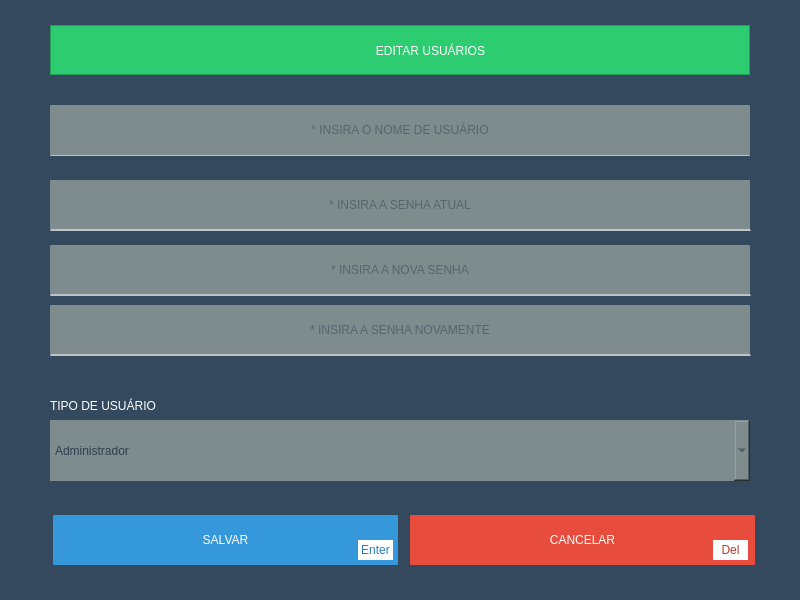
<?xml version="1.0" encoding="UTF-8"?>
<ui version="4.0">
 <class>cadastro_usuario_editar</class>
 <widget class="QDialog" name="cadastro_usuario_editar">
  <property name="geometry">
   <rect>
    <x>0</x>
    <y>0</y>
    <width>800</width>
    <height>600</height>
   </rect>
  </property>
  <property name="minimumSize">
   <size>
    <width>800</width>
    <height>600</height>
   </size>
  </property>
  <property name="maximumSize">
   <size>
    <width>800</width>
    <height>600</height>
   </size>
  </property>
  <property name="windowTitle">
   <string>Dialog</string>
  </property>
  <property name="styleSheet">
   <string notr="true">#cadastro_usuario_editar
{
	background-color: rgb(52, 73, 94);
}

.QLabel
{
	color:rgb(255, 255, 255);
	
	font: 12pt &quot;Roboto&quot;;
}



.QMessageBox
{
	background-color: rgb(52, 73, 94);
	text-color: rgb(255, 255, 255);
	font: 12pt &quot;Roboto&quot;;
}


.QPushButton
{
	
	background-color: rgb(52, 152, 219);
	border-radius:1px;
	color: rgb(255, 255, 255);
	font: 14pt &quot;Roboto&quot;;
	width: 50px;
	height: 30px;
}

.QPushButton:hover
{
	background-color: rgb(41, 128, 185);
}

.QLineEdit{
	border-radius: 1px;
	background-color:rgb(127, 140, 141);
	color: rgb(44, 62, 80);
	font: 14pt &quot;Roboto&quot;;
}

.QLineEdit:focus
{
	background-color:#bdc3c7;
	text-color:#2c3e50;
}

.QLineEdit:hover{
background-color:#bdc3c7;
text-color:#2c3e50;
}</string>
  </property>
  <widget class="Line" name="line_1">
   <property name="geometry">
    <rect>
     <x>50</x>
     <y>140</y>
     <width>700</width>
     <height>16</height>
    </rect>
   </property>
   <property name="styleSheet">
    <string notr="true">background-color: transparent;
border-top: none;
border-bottom: 2px solid;
border-bottom-color: rgb(189, 195, 199);</string>
   </property>
   <property name="frameShadow">
    <enum>QFrame::Plain</enum>
   </property>
   <property name="orientation">
    <enum>Qt::Horizontal</enum>
   </property>
  </widget>
  <widget class="QLineEdit" name="le_senha_2">
   <property name="geometry">
    <rect>
     <x>50</x>
     <y>305</y>
     <width>700</width>
     <height>50</height>
    </rect>
   </property>
   <property name="styleSheet">
    <string notr="true"/>
   </property>
   <property name="maxLength">
    <number>16</number>
   </property>
   <property name="echoMode">
    <enum>QLineEdit::Password</enum>
   </property>
   <property name="alignment">
    <set>Qt::AlignCenter</set>
   </property>
   <property name="placeholderText">
    <string>* INSIRA A SENHA NOVAMENTE</string>
   </property>
  </widget>
  <widget class="QLabel" name="label">
   <property name="geometry">
    <rect>
     <x>50</x>
     <y>390</y>
     <width>251</width>
     <height>31</height>
    </rect>
   </property>
   <property name="text">
    <string>TIPO DE USUÁRIO</string>
   </property>
  </widget>
  <widget class="Line" name="line_2">
   <property name="geometry">
    <rect>
     <x>50</x>
     <y>280</y>
     <width>701</width>
     <height>16</height>
    </rect>
   </property>
   <property name="styleSheet">
    <string notr="true">background-color: transparent;
border-top: none;
border-bottom: 2px solid;
border-bottom-color: rgb(189, 195, 199);</string>
   </property>
   <property name="frameShadow">
    <enum>QFrame::Plain</enum>
   </property>
   <property name="orientation">
    <enum>Qt::Horizontal</enum>
   </property>
  </widget>
  <widget class="QLineEdit" name="le_usuario">
   <property name="geometry">
    <rect>
     <x>50</x>
     <y>105</y>
     <width>700</width>
     <height>50</height>
    </rect>
   </property>
   <property name="styleSheet">
    <string notr="true"/>
   </property>
   <property name="maxLength">
    <number>30</number>
   </property>
   <property name="alignment">
    <set>Qt::AlignCenter</set>
   </property>
   <property name="placeholderText">
    <string>* INSIRA O NOME DE USUÁRIO</string>
   </property>
  </widget>
  <widget class="QPushButton" name="btn_cancelar">
   <property name="geometry">
    <rect>
     <x>410</x>
     <y>515</y>
     <width>345</width>
     <height>50</height>
    </rect>
   </property>
   <property name="cursor">
    <cursorShape>PointingHandCursor</cursorShape>
   </property>
   <property name="styleSheet">
    <string notr="true">#btn_cancelar
{
	background-color: rgb(231, 76, 60);
	border-radius:1px;
	color: rgb(255, 255, 255);
	font: 12pt &quot;Roboto&quot;;
}

#btn_cancelar:hover
{
	background-color: rgb(192, 57, 43);
	color: rgb(255, 255, 255);
	font: 12pt &quot;Roboto&quot;;

}</string>
   </property>
   <property name="text">
    <string>CANCELAR</string>
   </property>
   <property name="iconSize">
    <size>
     <width>20</width>
     <height>20</height>
    </size>
   </property>
   <property name="shortcut">
    <string>Del</string>
   </property>
  </widget>
  <widget class="QLabel" name="label_7">
   <property name="geometry">
    <rect>
     <x>60</x>
     <y>260</y>
     <width>25</width>
     <height>25</height>
    </rect>
   </property>
   <property name="styleSheet">
    <string notr="true">background:transparent;</string>
   </property>
   <property name="text">
    <string/>
   </property>
   <property name="pixmap">
    <pixmap resource="imgs.qrc">:/Imgs/UI/Icones/Store/cadeado_fechado.png</pixmap>
   </property>
   <property name="alignment">
    <set>Qt::AlignCenter</set>
   </property>
  </widget>
  <widget class="QComboBox" name="comboBox">
   <property name="geometry">
    <rect>
     <x>50</x>
     <y>420</y>
     <width>700</width>
     <height>61</height>
    </rect>
   </property>
   <property name="styleSheet">
    <string notr="true">#comboBox
{
	background-color: rgb(127, 140, 141);
	color: rgb(44, 62, 80);
	border:none;
	font: 12pt &quot;Roboto&quot;;
	text-align: center;
}

#comboBox:focus
{	
	background-color: rgb(189, 195, 199);
	color: rgb(52, 73, 94);
}

#comboBox:hover
{	
	background-color: rgb(189, 195, 199);
	color: rgb(52, 73, 94);
}</string>
   </property>
   <property name="currentText">
    <string>Administrador</string>
   </property>
   <property name="insertPolicy">
    <enum>QComboBox::InsertAtTop</enum>
   </property>
   <property name="frame">
    <bool>false</bool>
   </property>
   <item>
    <property name="text">
     <string>Administrador</string>
    </property>
   </item>
   <item>
    <property name="text">
     <string>Usuário</string>
    </property>
   </item>
  </widget>
  <widget class="QLineEdit" name="le_senha">
   <property name="geometry">
    <rect>
     <x>50</x>
     <y>245</y>
     <width>700</width>
     <height>50</height>
    </rect>
   </property>
   <property name="styleSheet">
    <string notr="true"/>
   </property>
   <property name="maxLength">
    <number>16</number>
   </property>
   <property name="echoMode">
    <enum>QLineEdit::Password</enum>
   </property>
   <property name="alignment">
    <set>Qt::AlignCenter</set>
   </property>
   <property name="placeholderText">
    <string>* INSIRA A NOVA SENHA</string>
   </property>
  </widget>
  <widget class="Line" name="line_3">
   <property name="geometry">
    <rect>
     <x>50</x>
     <y>340</y>
     <width>701</width>
     <height>16</height>
    </rect>
   </property>
   <property name="styleSheet">
    <string notr="true">background-color: transparent;
border-top: none;
border-bottom: 2px solid;
border-bottom-color: rgb(189, 195, 199);</string>
   </property>
   <property name="frameShadow">
    <enum>QFrame::Plain</enum>
   </property>
   <property name="orientation">
    <enum>Qt::Horizontal</enum>
   </property>
  </widget>
  <widget class="QFrame" name="frame">
   <property name="geometry">
    <rect>
     <x>50</x>
     <y>25</y>
     <width>700</width>
     <height>50</height>
    </rect>
   </property>
   <property name="styleSheet">
    <string notr="true">background-color: rgb(46, 204, 113);</string>
   </property>
   <property name="frameShape">
    <enum>QFrame::StyledPanel</enum>
   </property>
   <property name="frameShadow">
    <enum>QFrame::Raised</enum>
   </property>
   <widget class="QLabel" name="label_2">
    <property name="geometry">
     <rect>
      <x>225</x>
      <y>15</y>
      <width>311</width>
      <height>21</height>
     </rect>
    </property>
    <property name="styleSheet">
     <string notr="true">font: 18pt &quot;Roboto&quot;;</string>
    </property>
    <property name="text">
     <string>EDITAR USUÁRIOS</string>
    </property>
    <property name="alignment">
     <set>Qt::AlignCenter</set>
    </property>
   </widget>
   <widget class="QLabel" name="label_5">
    <property name="geometry">
     <rect>
      <x>200</x>
      <y>15</y>
      <width>25</width>
      <height>20</height>
     </rect>
    </property>
    <property name="styleSheet">
     <string notr="true">background-color:transparent;
background-image: url(:/Imgs/UI/Icones/clientes.png);</string>
    </property>
    <property name="text">
     <string/>
    </property>
    <property name="textFormat">
     <enum>Qt::PlainText</enum>
    </property>
    <property name="alignment">
     <set>Qt::AlignHCenter|Qt::AlignTop</set>
    </property>
   </widget>
   <widget class="QPushButton" name="btn_voltar">
    <property name="geometry">
     <rect>
      <x>10</x>
      <y>10</y>
      <width>120</width>
      <height>31</height>
     </rect>
    </property>
    <property name="cursor">
     <cursorShape>PointingHandCursor</cursorShape>
    </property>
    <property name="styleSheet">
     <string notr="true">#btn_voltar
{
	background: transparent;
	border-radius:1px;
}

#btn_voltar:hover
{
	
	background-color: rgb(39, 174, 96);
}</string>
    </property>
    <property name="text">
     <string/>
    </property>
    <property name="icon">
     <iconset resource="imgs.qrc">
      <normaloff>:/Imgs/UI/PNG/Store/voltar.png</normaloff>:/Imgs/UI/PNG/Store/voltar.png</iconset>
    </property>
    <property name="iconSize">
     <size>
      <width>100</width>
      <height>25</height>
     </size>
    </property>
   </widget>
  </widget>
  <widget class="QLabel" name="label_8">
   <property name="geometry">
    <rect>
     <x>60</x>
     <y>320</y>
     <width>25</width>
     <height>25</height>
    </rect>
   </property>
   <property name="styleSheet">
    <string notr="true">background:transparent;</string>
   </property>
   <property name="text">
    <string/>
   </property>
   <property name="pixmap">
    <pixmap resource="imgs.qrc">:/Imgs/UI/Icones/Store/cadeado_fechado.png</pixmap>
   </property>
   <property name="alignment">
    <set>Qt::AlignCenter</set>
   </property>
  </widget>
  <widget class="QLabel" name="label_erro">
   <property name="geometry">
    <rect>
     <x>50</x>
     <y>470</y>
     <width>211</width>
     <height>31</height>
    </rect>
   </property>
   <property name="text">
    <string/>
   </property>
  </widget>
  <widget class="QLabel" name="label_6">
   <property name="geometry">
    <rect>
     <x>60</x>
     <y>120</y>
     <width>25</width>
     <height>25</height>
    </rect>
   </property>
   <property name="styleSheet">
    <string notr="true">background:transparent;</string>
   </property>
   <property name="text">
    <string/>
   </property>
   <property name="pixmap">
    <pixmap resource="imgs.qrc">:/Imgs/UI/Icones/Store/usuario.png</pixmap>
   </property>
   <property name="alignment">
    <set>Qt::AlignCenter</set>
   </property>
  </widget>
  <widget class="QLabel" name="label_14">
   <property name="geometry">
    <rect>
     <x>713</x>
     <y>540</y>
     <width>35</width>
     <height>20</height>
    </rect>
   </property>
   <property name="styleSheet">
    <string notr="true">background:#FFF;
color: rgb(192, 57, 43);
font: 10pt &quot;Roboto&quot;;</string>
   </property>
   <property name="text">
    <string>Del</string>
   </property>
   <property name="alignment">
    <set>Qt::AlignCenter</set>
   </property>
  </widget>
  <widget class="QPushButton" name="btn_salvar">
   <property name="geometry">
    <rect>
     <x>53</x>
     <y>515</y>
     <width>345</width>
     <height>50</height>
    </rect>
   </property>
   <property name="cursor">
    <cursorShape>PointingHandCursor</cursorShape>
   </property>
   <property name="styleSheet">
    <string notr="true">#btn_salvar
{
	background:#3498db;
	border-radius:1px;
	color: rgb(255, 255, 255);
	font: 12pt &quot;Roboto&quot;;

}

#btn_salvar:hover
{
	background:#2980b9;
	color: rgb(255, 255, 255);
	font: 12pt &quot;Roboto&quot;;

}</string>
   </property>
   <property name="text">
    <string>SALVAR</string>
   </property>
   <property name="iconSize">
    <size>
     <width>20</width>
     <height>20</height>
    </size>
   </property>
   <property name="shortcut">
    <string>Return</string>
   </property>
  </widget>
  <widget class="QLabel" name="label_15">
   <property name="geometry">
    <rect>
     <x>358</x>
     <y>540</y>
     <width>35</width>
     <height>20</height>
    </rect>
   </property>
   <property name="styleSheet">
    <string notr="true">background:#FFF;
color: rgb(41, 128, 185);
font: 10pt &quot;Roboto&quot;;</string>
   </property>
   <property name="text">
    <string>Enter</string>
   </property>
   <property name="alignment">
    <set>Qt::AlignCenter</set>
   </property>
  </widget>
  <widget class="Line" name="line_4">
   <property name="geometry">
    <rect>
     <x>50</x>
     <y>215</y>
     <width>701</width>
     <height>16</height>
    </rect>
   </property>
   <property name="styleSheet">
    <string notr="true">background-color: transparent;
border-top: none;
border-bottom: 2px solid;
border-bottom-color: rgb(189, 195, 199);</string>
   </property>
   <property name="frameShadow">
    <enum>QFrame::Plain</enum>
   </property>
   <property name="orientation">
    <enum>Qt::Horizontal</enum>
   </property>
  </widget>
  <widget class="QLineEdit" name="le_senha_3">
   <property name="geometry">
    <rect>
     <x>50</x>
     <y>180</y>
     <width>700</width>
     <height>50</height>
    </rect>
   </property>
   <property name="styleSheet">
    <string notr="true"/>
   </property>
   <property name="maxLength">
    <number>16</number>
   </property>
   <property name="echoMode">
    <enum>QLineEdit::Password</enum>
   </property>
   <property name="alignment">
    <set>Qt::AlignCenter</set>
   </property>
   <property name="placeholderText">
    <string>* INSIRA A SENHA ATUAL</string>
   </property>
  </widget>
  <widget class="QLabel" name="label_9">
   <property name="geometry">
    <rect>
     <x>60</x>
     <y>195</y>
     <width>25</width>
     <height>25</height>
    </rect>
   </property>
   <property name="styleSheet">
    <string notr="true">background:transparent;</string>
   </property>
   <property name="text">
    <string/>
   </property>
   <property name="pixmap">
    <pixmap resource="imgs.qrc">:/Imgs/UI/Icones/Store/cadeado_fechado.png</pixmap>
   </property>
   <property name="alignment">
    <set>Qt::AlignCenter</set>
   </property>
  </widget>
  <zorder>line_1</zorder>
  <zorder>le_senha_2</zorder>
  <zorder>label</zorder>
  <zorder>le_usuario</zorder>
  <zorder>btn_cancelar</zorder>
  <zorder>comboBox</zorder>
  <zorder>le_senha</zorder>
  <zorder>line_3</zorder>
  <zorder>frame</zorder>
  <zorder>label_8</zorder>
  <zorder>label_erro</zorder>
  <zorder>label_6</zorder>
  <zorder>label_14</zorder>
  <zorder>btn_salvar</zorder>
  <zorder>label_15</zorder>
  <zorder>label_7</zorder>
  <zorder>line_2</zorder>
  <zorder>le_senha_3</zorder>
  <zorder>label_9</zorder>
  <zorder>line_4</zorder>
 </widget>
 <resources>
  <include location="imgs.qrc"/>
 </resources>
 <connections/>
</ui>
